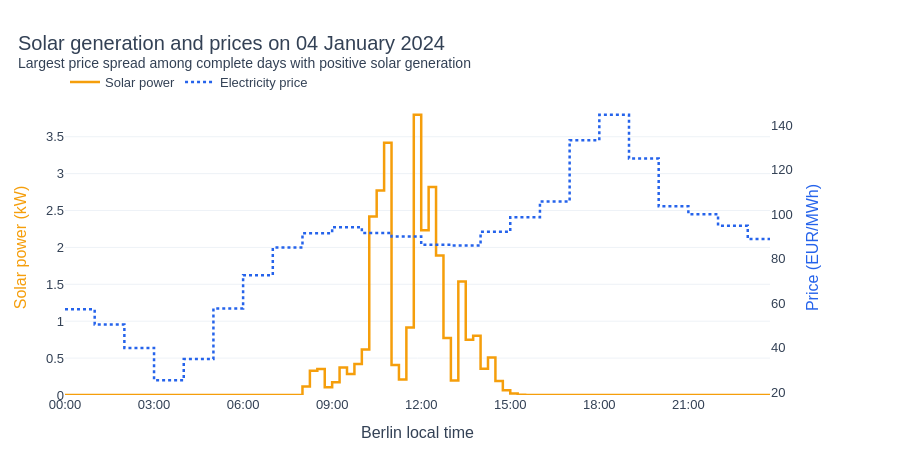

Source (notebook cell):
### Markdown cell above
### 🔎 6. A real day: prices and solar on the same timeline
This example uses the complete shared day with the largest price spread **and positive measured solar generation**. Solar and prices use separate vertical scales in one chart. Their line crossings have no physical meaning. If there is no qualifying day, the notebook says so.

### Code cell
solar_days = df_env.group_by("Date").agg(
    pl.len().alias("intervals"),
    pl.col("power_kw").count().alias("valid_solar"),
    pl.col("energy_kwh").sum().alias("daily_energy"),
).filter(
    (pl.col("intervals") == pl.col("valid_solar"))
    & (pl.col("daily_energy") > 0)
)

shared_days = daily_prices.join(solar_days, on="Date", how="inner")
example_date = None

if shared_days.is_empty():
    report("No complete shared day has positive measured solar generation.")
else:
    example_date = shared_days.sort(
        ["spread", "Date"], descending=[True, False]
    )["Date"][0]
    selected = df_env.filter(pl.col("Date") == example_date).sort("WsDateTime")

    fig = make_subplots(specs=[[{"secondary_y": True}]])
    for column, name, color, secondary in [
        ("power_kw", "Solar power", ORANGE, False),
        ("DayAhead_Price_EUR_MWh", "Electricity price", BLUE, True),
    ]:
        fig.add_trace(go.Scatter(
            x=clock(selected["WsDateTime"]), y=selected[column].to_list(),
            name=name, line=dict(color=color, width=2.5, shape="hv", dash="dot" if secondary else "solid",),
            connectgaps=False,
        ), secondary_y=secondary)

    fig.update_xaxes(title="Berlin local time", tickformat="%H:%M")
    fig.update_yaxes(title="Solar power (kW)", secondary_y=False,
                     rangemode="tozero", title_font=dict(color=ORANGE))
    fig.update_yaxes(title="Price (EUR/MWh)", secondary_y=True,
                     showgrid=False, title_font=dict(color=BLUE))
    fig.update_layout(hovermode="x unified", margin=dict(r=85))
    polish(
        fig, "Solar generation and prices on " + example_date.strftime("%d %B %Y"),
        "Largest price spread among complete days with positive solar generation",
        height=460,
    )
    report(
        f"This day has **{selected['energy_kwh'].sum():.2f} kWh** of measured solar energy.\n\n"
        "Zero-generation days were excluded only from this example selection; "
        "the original dataset is unchanged. The lines use different vertical scales."
    )

### Figure 1 — Plotly figure (JSON) as saved in the notebook; plotly's stock layout.template omitted (floating-point values rounded to 4 significant figures)
{"data": [{"connectgaps": false, "line": {"color": "#f59e0b", "dash": "solid", "shape": "hv", "width": 2.5}, "name": "Solar power", "type": "scatter", "x": ["2024-01-04 00:00:00", "2024-01-04 00:15:00", "2024-01-04 00:30:00", "2024-01-04 00:45:00", "2024-01-04 01:00:00", "2024-01-04 01:15:00", "2024-01-04 01:30:00", "2024-01-04 01:45:00", "2024-01-04 02:00:00", "2024-01-04 02:15:00", "2024-01-04 02:30:00", "2024-01-04 02:45:00", "2024-01-04 03:00:00", "2024-01-04 03:15:00", "2024-01-04 03:30:00", "2024-01-04 03:45:00", "2024-01-04 04:00:00", "2024-01-04 04:15:00", "2024-01-04 04:30:00", "2024-01-04 04:45:00", "2024-01-04 05:00:00", "2024-01-04 05:15:00", "2024-01-04 05:30:00", "2024-01-04 05:45:00", "2024-01-04 06:00:00", "2024-01-04 06:15:00", "2024-01-04 06:30:00", "2024-01-04 06:45:00", "2024-01-04 07:00:00", "2024-01-04 07:15:00", "2024-01-04 07:30:00", "2024-01-04 07:45:00", "2024-01-04 08:00:00", "2024-01-04 08:15:00", "2024-01-04 08:30:00", "2024-01-04 08:45:00", "2024-01-04 09:00:00", "2024-01-04 09:15:00", "2024-01-04 09:30:00", "2024-01-04 09:45:00", "2024-01-04 10:00:00", "2024-01-04 10:15:00", "2024-01-04 10:30:00", "2024-01-04 10:45:00", "2024-01-04 11:00:00", "2024-01-04 11:15:00", "2024-01-04 11:30:00", "2024-01-04 11:45:00", "2024-01-04 12:00:00", "2024-01-04 12:15:00", "2024-01-04 12:30:00", "2024-01-04 12:45:00", "2024-01-04 13:00:00", "2024-01-04 13:15:00", "2024-01-04 13:30:00", "2024-01-04 13:45:00", "2024-01-04 14:00:00", "2024-01-04 14:15:00", "2024-01-04 14:30:00", "2024-01-04 14:45:00", "2024-01-04 15:00:00", "2024-01-04 15:15:00", "2024-01-04 15:30:00", "2024-01-04 15:45:00", "2024-01-04 16:00:00", "2024-01-04 16:15:00", "2024-01-04 16:30:00", "2024-01-04 16:45:00", "2024-01-04 17:00:00", "2024-01-04 17:15:00", "2024-01-04 17:30:00", "2024-01-04 17:45:00", "2024-01-04 18:00:00", "2024-01-04 18:15:00", "2024-01-04 18:30:00", "2024-01-04 18:45:00", "2024-01-04 19:00:00", "2024-01-04 19:15:00", "2024-01-04 19:30:00", "2024-01-04 19:45:00", "2024-01-04 20:00:00", "2024-01-04 20:15:00", "2024-01-04 20:30:00", "2024-01-04 20:45:00", "2024-01-04 21:00:00", "2024-01-04 21:15:00", "2024-01-04 21:30:00", "2024-01-04 21:45:00", "2024-01-04 22:00:00", "2024-01-04 22:15:00", "2024-01-04 22:30:00", "2024-01-04 22:45:00", "2024-01-04 23:00:00", "2024-01-04 23:15:00", "2024-01-04 23:30:00", "2024-01-04 23:45:00"], "xaxis": "x", "y": [0, 0, 0, 0, 0, 0, 0, 0, 0, 0, 0, 0, 0, 0, 0, 0, 0, 0, 0, 0, 0, 0, 0, 0, 0, 0, 0, 0, 0, 0, 0, 0, 0.1152, 0.327, 0.354, 0.1046, 0.172, 0.3721, 0.2834, 0.4213, 0.6177, 2.419, 2.771, 3.419, 0.4079, 0.2111, 0.9148, 3.798, 2.232, 2.82, 1.891, 0.7735, 0.1961, 1.538, 0.7487, 0.8031, 0.3572, 0.5074, 0.1903, 0.06333, 0.0195, 0.003222, 0, 0, 0, 0, 0, 0, 0, 0, 0, 0, 0, 0, 0, 0, 0, 0, 0, 0, 0, 0, 0, 0, 0, 0, 0, 0, 0, 0, 0, 0, 0, 0, 0, 0], "yaxis": "y"}, {"connectgaps": false, "line": {"color": "#2563eb", "dash": "dot", "shape": "hv", "width": 2.5}, "name": "Electricity price", "type": "scatter", "x": ["2024-01-04 00:00:00", "2024-01-04 00:15:00", "2024-01-04 00:30:00", "2024-01-04 00:45:00", "2024-01-04 01:00:00", "2024-01-04 01:15:00", "2024-01-04 01:30:00", "2024-01-04 01:45:00", "2024-01-04 02:00:00", "2024-01-04 02:15:00", "2024-01-04 02:30:00", "2024-01-04 02:45:00", "2024-01-04 03:00:00", "2024-01-04 03:15:00", "2024-01-04 03:30:00", "2024-01-04 03:45:00", "2024-01-04 04:00:00", "2024-01-04 04:15:00", "2024-01-04 04:30:00", "2024-01-04 04:45:00", "2024-01-04 05:00:00", "2024-01-04 05:15:00", "2024-01-04 05:30:00", "2024-01-04 05:45:00", "2024-01-04 06:00:00", "2024-01-04 06:15:00", "2024-01-04 06:30:00", "2024-01-04 06:45:00", "2024-01-04 07:00:00", "2024-01-04 07:15:00", "2024-01-04 07:30:00", "2024-01-04 07:45:00", "2024-01-04 08:00:00", "2024-01-04 08:15:00", "2024-01-04 08:30:00", "2024-01-04 08:45:00", "2024-01-04 09:00:00", "2024-01-04 09:15:00", "2024-01-04 09:30:00", "2024-01-04 09:45:00", "2024-01-04 10:00:00", "2024-01-04 10:15:00", "2024-01-04 10:30:00", "2024-01-04 10:45:00", "2024-01-04 11:00:00", "2024-01-04 11:15:00", "2024-01-04 11:30:00", "2024-01-04 11:45:00", "2024-01-04 12:00:00", "2024-01-04 12:15:00", "2024-01-04 12:30:00", "2024-01-04 12:45:00", "2024-01-04 13:00:00", "2024-01-04 13:15:00", "2024-01-04 13:30:00", "2024-01-04 13:45:00", "2024-01-04 14:00:00", "2024-01-04 14:15:00", "2024-01-04 14:30:00", "2024-01-04 14:45:00", "2024-01-04 15:00:00", "2024-01-04 15:15:00", "2024-01-04 15:30:00", "2024-01-04 15:45:00", "2024-01-04 16:00:00", "2024-01-04 16:15:00", "2024-01-04 16:30:00", "2024-01-04 16:45:00", "2024-01-04 17:00:00", "2024-01-04 17:15:00", "2024-01-04 17:30:00", "2024-01-04 17:45:00", "2024-01-04 18:00:00", "2024-01-04 18:15:00", "2024-01-04 18:30:00", "2024-01-04 18:45:00", "2024-01-04 19:00:00", "2024-01-04 19:15:00", "2024-01-04 19:30:00", "2024-01-04 19:45:00", "2024-01-04 20:00:00", "2024-01-04 20:15:00", "2024-01-04 20:30:00", "2024-01-04 20:45:00", "2024-01-04 21:00:00", "2024-01-04 21:15:00", "2024-01-04 21:30:00", "2024-01-04 21:45:00", "2024-01-04 22:00:00", "2024-01-04 22:15:00", "2024-01-04 22:30:00", "2024-01-04 22:45:00", "2024-01-04 23:00:00", "2024-01-04 23:15:00", "2024-01-04 23:30:00", "2024-01-04 23:45:00"], "xaxis": "x", "y": [57.3, 57.3, 57.3, 57.3, 50.46, 50.46, 50.46, 50.46, 40, 40, 40, 40, 25.48, 25.48, 25.48, 25.48, 35, 35, 35, 35, 57.73, 57.73, 57.73, 57.73, 72.65, 72.65, 72.65, 72.65, 85.02, 85.02, 85.02, 85.02, 91.47, 91.47, 91.47, 91.47, 94.2, 94.2, 94.2, 94.2, 91.61, 91.61, 91.61, 91.61, 90.03, 90.03, 90.03, 90.03, 86.3, 86.3, 86.3, 86.3, 85.96, 85.96, 85.96, 85.96, 92.11, 92.11, 92.11, 92.11, 98.62, 98.62, 98.62, 98.62, 105.7, 105.7, 105.7, 105.7, 133.2, 133.2, 133.2, 133.2, 144.6, 144.6, 144.6, 144.6, 125, 125, 125, 125, 103.6, 103.6, 103.6, 103.6, 100.0, 100.0, 100.0, 100.0, 94.86, 94.86, 94.86, 94.86, 88.83, 88.83, 88.83, 88.83], "yaxis": "y2"}], "layout": {"bargap": 0.3, "font": {"color": "#334155", "family": "Arial", "size": 13}, "height": 460, "hoverlabel": {"bgcolor": "white"}, "hovermode": "x unified", "legend": {"orientation": "h", "x": 0, "y": 1.01, "yanchor": "bottom"}, "margin": {"b": 65, "l": 65, "r": 85, "t": 100}, "paper_bgcolor": "white", "plot_bgcolor": "white", "title": {"font": {"size": 20}, "text": "Solar generation and prices on 04 January 2024<br><sup>Largest price spread among complete days with positive solar generation</sup>", "x": 0.02}, "xaxis": {"anchor": "y", "automargin": true, "domain": [0, 0.94], "showgrid": false, "tickformat": "%H:%M", "title": {"text": "Berlin local time"}, "zeroline": false}, "yaxis": {"anchor": "x", "automargin": true, "domain": [0, 1], "gridcolor": "#eef2f7", "rangemode": "tozero", "title": {"font": {"color": "#f59e0b"}, "text": "Solar power (kW)"}, "zeroline": false}, "yaxis2": {"anchor": "x", "automargin": true, "gridcolor": "#eef2f7", "overlaying": "y", "showgrid": false, "side": "right", "title": {"font": {"color": "#2563eb"}, "text": "Price (EUR/MWh)"}, "zeroline": false}}}
